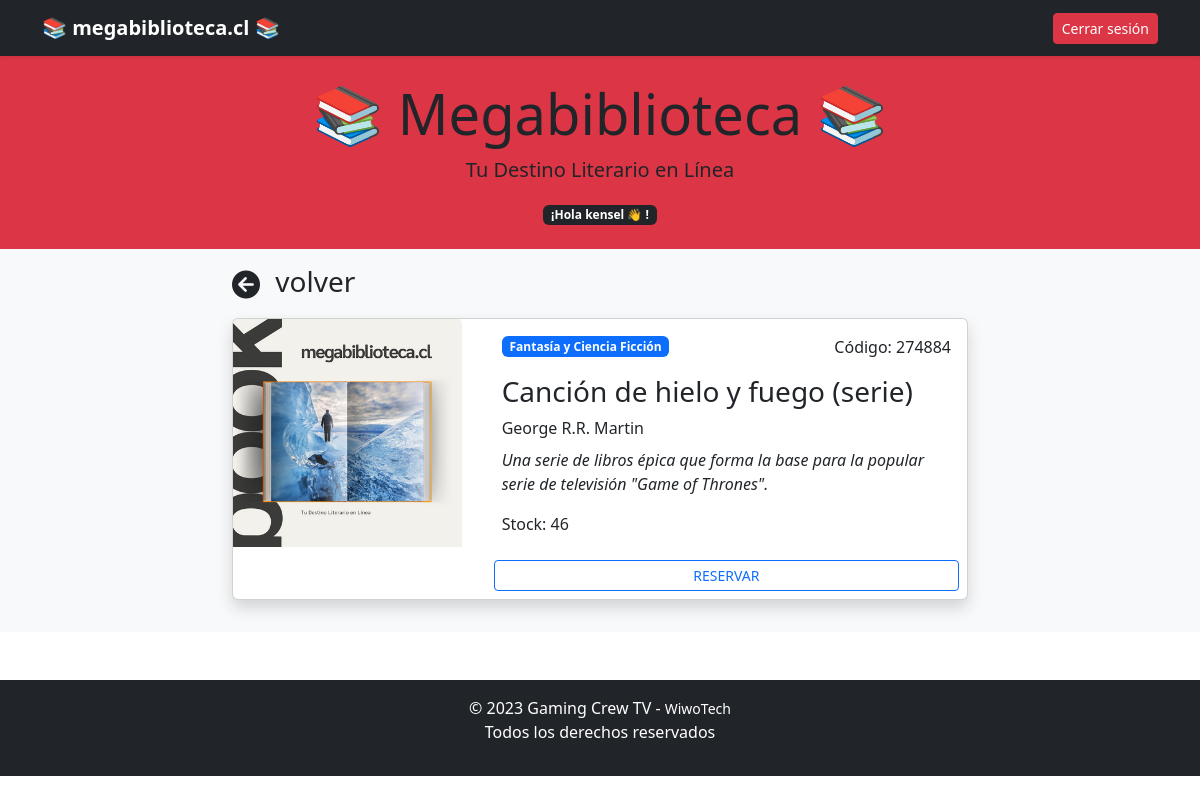
The page /home/libro/274884 (signed in) on the database its author committed.
### biblioteca/models.py (models this page shows, shortened)
class Libro(models.Model):
    nombre = models.CharField(max_length=200)
    codigo = models.CharField(max_length=20, unique=True)
    descripcion = models.TextField()
    imagen = models.ImageField(upload_to='libros/', null=True, blank=True)
    categoria = models.ForeignKey(Categoria, on_delete=models.CASCADE)
    autor = models.CharField(max_length=200, null=True, blank=True)
    stock = models.IntegerField(default=1)

class Categoria(models.Model):
    nombre = models.CharField(max_length=100)
    url = models.CharField(max_length=100, null=True, blank=True)
    def __str__(self):
        return self.nombre

### biblioteca/views.py (the view)
# urls.py: path('home/libro/<codigo>', views.home_libro, name='home_libro'),
def home_libro(request, codigo):
    perfil = request.session.get('perfil')
    libro = Libro.objects.get(codigo=codigo)
    context = {
        'perfil' : perfil,
        'libro' : libro,
    }
    return render(request, 'libro.html', context)

### biblioteca/templates/libro.html (shortened to what this page needs)
{% extends 'layouts/normal/base.html' %}
{% load static %}
{% block contenido %}
  <div class="navbar navbar-dark bg-dark shadow-sm">
    <div class="container">
      <a href="#" class="navbar-brand d-flex align-items-center"><strong>📚 megabiblioteca.cl 📚</strong></a>
      <div>
        <a type="button" class="btn btn-sm btn-danger" href="{% url 'logout' %}">Cerrar sesión</a>
      </div>
    </div>
  </div>
  <main>
    <header class="bg-danger text-dark text-center py-4">
      <h1 class="display-4">📚 <strong>Megabiblioteca</strong> 📚</h1>
      <p class="lead">Tu Destino Literario en Línea</p>
      <span class="badge bg-dark">¡Hola {{ request.user.first_name }} 👋 !</span>
    </header>
    <div class="album py-3 bg-body-tertiary">
      <div class="container">
        <div class="row justify-content-center">
          <div class="col-8 mb-3">
            {% include 'partials/_back.html' with url='/home' name='volver' %}
            <div class="card shadow">
              <div class="row">
                <div class="col-md-4">
                  <img src="{% static libro.imagen %}" class="bd-placeholder-img card-img-top" width="100%" />
                </div>
                <div class="col">
                  <div class="card-body">
                    <div class="d-flex justify-content-between align-items-center">
                      <p class="badge bg-primary mb-3">{{ libro.categoria }}</p>
                      <p class="text-end">Código: {{ libro.codigo }}</p>
                    </div>
                    <h3 class="card-title">{{ libro.nombre }}</h3>
                    <p class="card-title">{{ libro.autor }}</p>
                    <p class="card-text">
                      <em>{{ libro.descripcion }}</em>
                    </p>
                    <p class="card-text">Stock: {{ libro.stock }}</p>
                  </div>
                  <div class="d-grid p-2">
                    <a href="" class="btn btn-sm btn-outline-primary">RESERVAR</a>
                  </div>
                </div>
              </div>
            </div>
          </div>
        </div>
      </div>
    </div>
  </main>
{% endblock %}

### biblioteca/templates/libro.html (style rules this page uses)
.bd-placeholder-img { font-size: 1.125rem; text-anchor: middle; -webkit-user-select: none; -moz-user-select: none; user-select: none; }

### rows shown on the page
Libro: imagen (picture), categoria "Fantasía y Ciencia Ficción", codigo "274884", nombre "Canción de hielo y fuego (serie)", autor "George R.R. Martin", descripcion "Una serie de libros épica que forma la base para la popular serie de televisión \"Game of Thrones\".", stock "46"

### other values the page prints
{{ request.user.first_name }} "kensel"
{{ name }} "volver"
